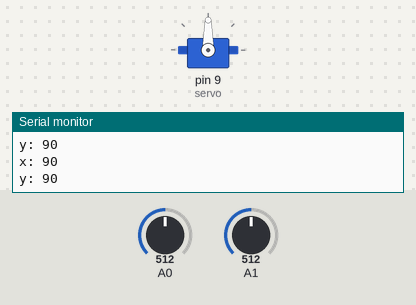
Bench run of a sketch on a simulated Arduino Uno, built with avr-gcc and run on an emulated ATmega328P. Parts: servo, the last lines printed to the serial monitor. The test bench sets the inputs (shaded band); at power-on: A0 = 512, A1 = 512.

Above: at 2.8 s.
2.9 s: A0 set to 716
At 4.2 s:
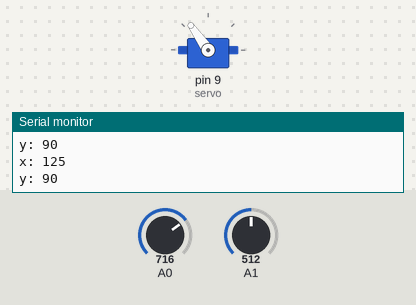
4.5 s: A0 set to 900
At 6.0 s:
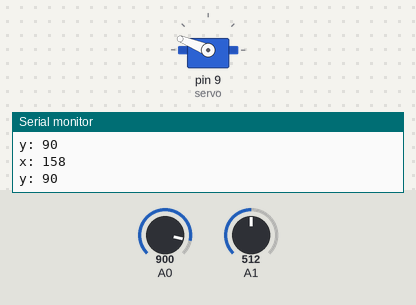
6.5 s: A0 set to 1023
At 7.6 s:
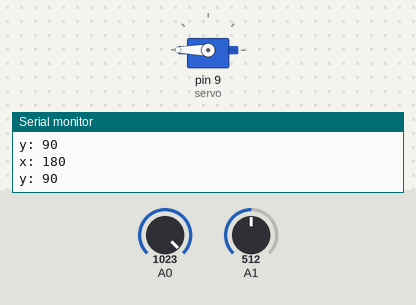
8.5 s: A0 set to 306
At 10.2 s:
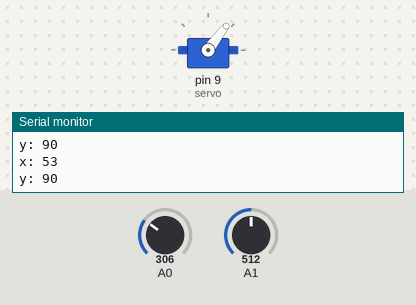
10.5 s: A0 set to 122
At 11.9 s:
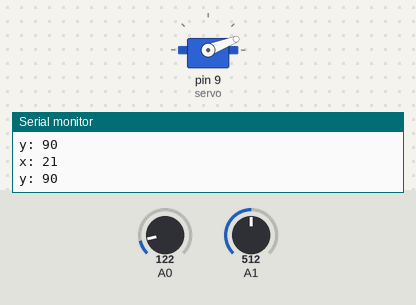
12.5 s: A0 set to 0
At 13.5 s:
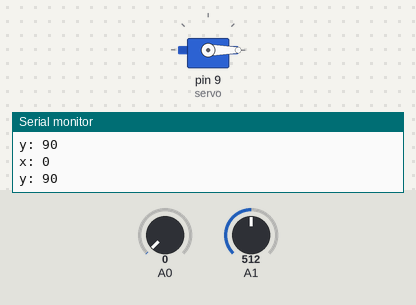
Timing chart, 0 to 15.5 s (numbered marks = the images above; inputs shaded):
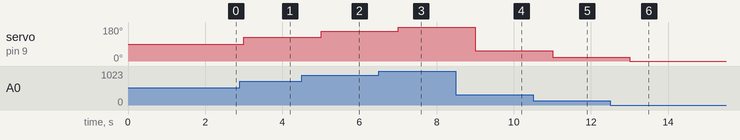

The sketch:

pot_test.ino
```cpp
#include <Servo.h>

int x_dir; //value from pin A0
int y_dir; //value from pin A1
Servo servo;

void setup() {
  // put your setup code here, to run once:
  Serial.begin(9600);
  servo.attach(9);
}

void loop() {
  // put your main code here, to run repeatedly:

  delay(1000);

  x_dir = analogRead(A0);
  x_dir = map(x_dir, 0, 1023, 0, 180);

  servo.write(x_dir);

  y_dir = analogRead(A1);
  y_dir = map(y_dir, 0, 1023, 0, 180);

  Serial.print("x: ");
  Serial.println(x_dir);

  Serial.print("y: ");
  Serial.println(y_dir);
  Serial.println();

}
```

Measured:
- after the input at 2.9 s, servo on pin 9 (servo): 90° → 125° after 0.10 s
- after the input at 4.5 s, servo on pin 9 (servo): 125° → 158° after 0.50 s
- after the input at 6.5 s, servo on pin 9 (servo): 158° → 180° after 0.51 s
- after the input at 8.5 s, servo on pin 9 (servo): 180° → 53° after 0.51 s
- after the input at 10.5 s, servo on pin 9 (servo): 53° → 21° after 0.51 s
- after the input at 12.5 s, servo on pin 9 (servo): 21° → 0° after 0.51 s
